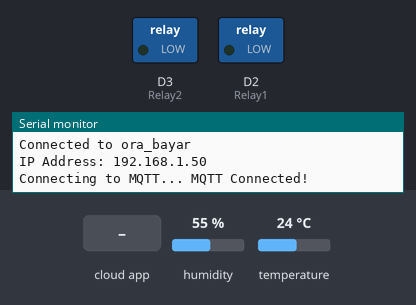
Bench run of a sketch on a simulated ESP8266 (NodeMCU). On the bench: switched loads named in the sketch (green lamp = pin HIGH), the last lines printed to the serial monitor. Inputs (shaded band) come from the test bench; at power-on: humidity 55 %, temperature 24 °C. WiFi joins after 1.5 s; servers stay silent unless stated; no MQTT or app messages arrive unless stated.

Above: at 2.7 s.
2.8 s: the phone or cloud app sets relay0 to 1
At 6.6 s:
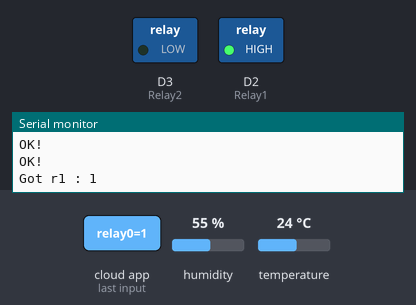
7.0 s: the phone or cloud app sets relay2 to 1
At 10.7 s:
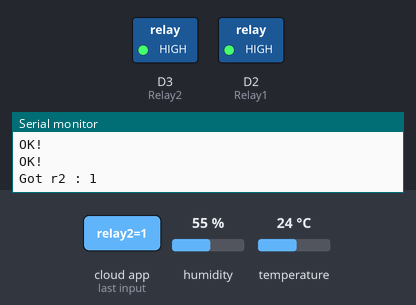
11.1 s: the phone or cloud app sets relay0 to 0
At 14.8 s:
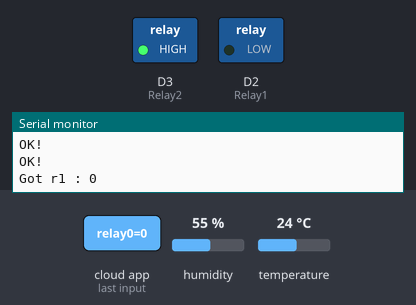
15.1 s: the phone or cloud app sets relay2 to 0
At 18.9 s:
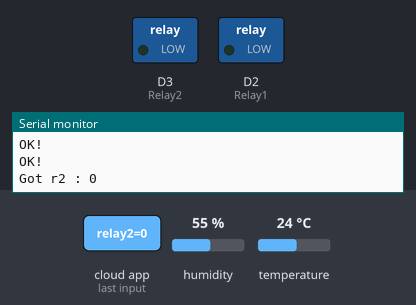
Timing chart, 0 to 20.1 s (numbered marks = the images above; inputs shaded):
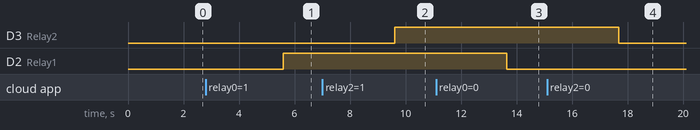

The sketch:

smart_fan_system_2_speed.ino
```cpp
#include "config.h"

void MQTT_connect();

void setup() {
  Serial.begin(115200);

  pinMode(Relay1, OUTPUT);
  pinMode(Relay2, OUTPUT);

  //Adding the WiFi networks to the MultiWiFi instance
  wifi_multi.addAP(ssid1, password1);
  wifi_multi.addAP(ssid2, password2);
  wifi_multi.addAP(ssid3, password3);

  //Wait for ESP8266 to scan the local area and connect with the strongest of the networks defined above
  Serial.print("Connecting to Wi-Fi...");
  while (wifi_multi.run(connectTimeOutPerAP) != WL_CONNECTED)
  {
    Serial.print(".");
    delay(1000);
  }
  Serial.println();
  Serial.print("Connected to ");
  Serial.println(WiFi.SSID());
  Serial.print("IP Address: ");
  Serial.println(WiFi.localIP());

  mqtt.subscribe(&Light1);
  mqtt.subscribe(&Light2);

}

void loop() {
  MQTT_connect();
  Adafruit_MQTT_Subscribe *subscription;
  while ((subscription = mqtt.readSubscription(500))) {
    if (subscription == &Light1) {
      Serial.print(F("Got r1 : "));
      Serial.println((char *)Light1.lastread);
      int Light1_State = atoi((char *)Light1.lastread);
      digitalWrite(Relay1, Light1_State);
    }
    if (subscription == &Light2) {
      Serial.print(F("Got r2 : "));
      Serial.println((char *)Light2.lastread);
      int Light2_State = atoi((char *)Light2.lastread);
      digitalWrite(Relay2, Light2_State);
    }
  }
  delay(3500);

  float h = dht.readHumidity();
  float t = dht.readTemperature();
  if (isnan(h) || isnan(t)) {
    Serial.println(F("Failed to read from DHT sensor!"));
    return;
  }
  Serial.print(F("Humidity: "));
  Serial.print(h);
  Serial.print(F("%  Temperature: "));
  Serial.print(t);
  Serial.println(F("°C "));

  //publising data
  if (! temp.publish(t)) {
    Serial.println(F("Failed"));
  } else {
    Serial.println(F("OK!"));
  }
  if (! humi.publish(h)) {
    Serial.println(F("Failed"));
  } else {
    Serial.println(F("OK!"));
  }
}

void MQTT_connect() {
  int8_t ret;
  if (mqtt.connected()) {
    return;
  }
  Serial.print("Connecting to MQTT... ");
  uint8_t retries = 3;
  while ((ret = mqtt.connect()) != 0) {
    Serial.println(mqtt.connectErrorString(ret));
    Serial.println("Retrying MQTT connection in 5 seconds...");
    mqtt.disconnect();
    delay(5000);
    retries--;
    if (retries == 0) {
      while (1);
    }
  }
  Serial.println("MQTT Connected!");
}
```

config.h
```cpp
//library
#include "ESP8266WiFi.h"
#include "ESP8266WiFiMulti.h"
#include "Adafruit_MQTT.h"
#include "Adafruit_MQTT_Client.h"
#include "DHT.h"

//define pin output
#define Relay1            D2
#define Relay2            D3

//define dht module
#define DHTPIN            D4
#define DHTTYPE DHT11
DHT dht(DHTPIN, DHTTYPE);

//Defining the instance of ESP8266MultiWifi
WiFiClient client;
ESP8266WiFiMulti wifi_multi;

//wifi config
//WiFi 1
const char* ssid1 = "ora_bayar";
const char* password1 = "password";
//WiFi 2
const char* ssid2 = "Netnonik";
const char* password2 = "hey_there";
//WiFi 3
const char* ssid3 = "basal";
const char* password3 = "go_there";

//Defines the TimeOut(ms) which will be used to try and connect with any specific Access Point
uint16_t connectTimeOutPerAP = 5000;

//aio config
//adafruit config
#define AIO_SERVER      "io.adafruit.com"
#define AIO_SERVERPORT  1883                   // use 8883 for SSL
#define AIO_USERNAME    "Azzar"
#define AIO_KEY         "aio_THCz74XRMp9B7dLQCLZll9yu8chV"

//Set up the adafruit mqtt client
Adafruit_MQTT_Client mqtt(&client, AIO_SERVER, AIO_SERVERPORT, AIO_USERNAME, AIO_KEY);
//Set up the feed you're subscribing to
Adafruit_MQTT_Subscribe Light1 = Adafruit_MQTT_Subscribe(&mqtt, AIO_USERNAME"/feeds/relay0");
Adafruit_MQTT_Subscribe Light2 = Adafruit_MQTT_Subscribe(&mqtt, AIO_USERNAME "/feeds/relay2");
//Set up the feed you're publishing to
Adafruit_MQTT_Publish temp   = Adafruit_MQTT_Publish(&mqtt, AIO_USERNAME "/feeds/sensors.temperature");
Adafruit_MQTT_Publish humi   = Adafruit_MQTT_Publish(&mqtt, AIO_USERNAME "/feeds/sensors.humidity");
Adafruit_MQTT_Publish tum1   = Adafruit_MQTT_Publish(&mqtt, AIO_USERNAME"/feeds/relay0");
Adafruit_MQTT_Publish tum2   = Adafruit_MQTT_Publish(&mqtt, AIO_USERNAME "/feeds/relay2");
```

Measured:
- after the input at 2.8 s, D2 (Relay1): LOW → HIGH after 2.8 s
- after the input at 7.0 s, D3 (Relay2): LOW → HIGH after 2.6 s
- after the input at 11.1 s, D2 (Relay1): HIGH → LOW after 2.5 s
- after the input at 15.1 s, D3 (Relay2): HIGH → LOW after 2.6 s
